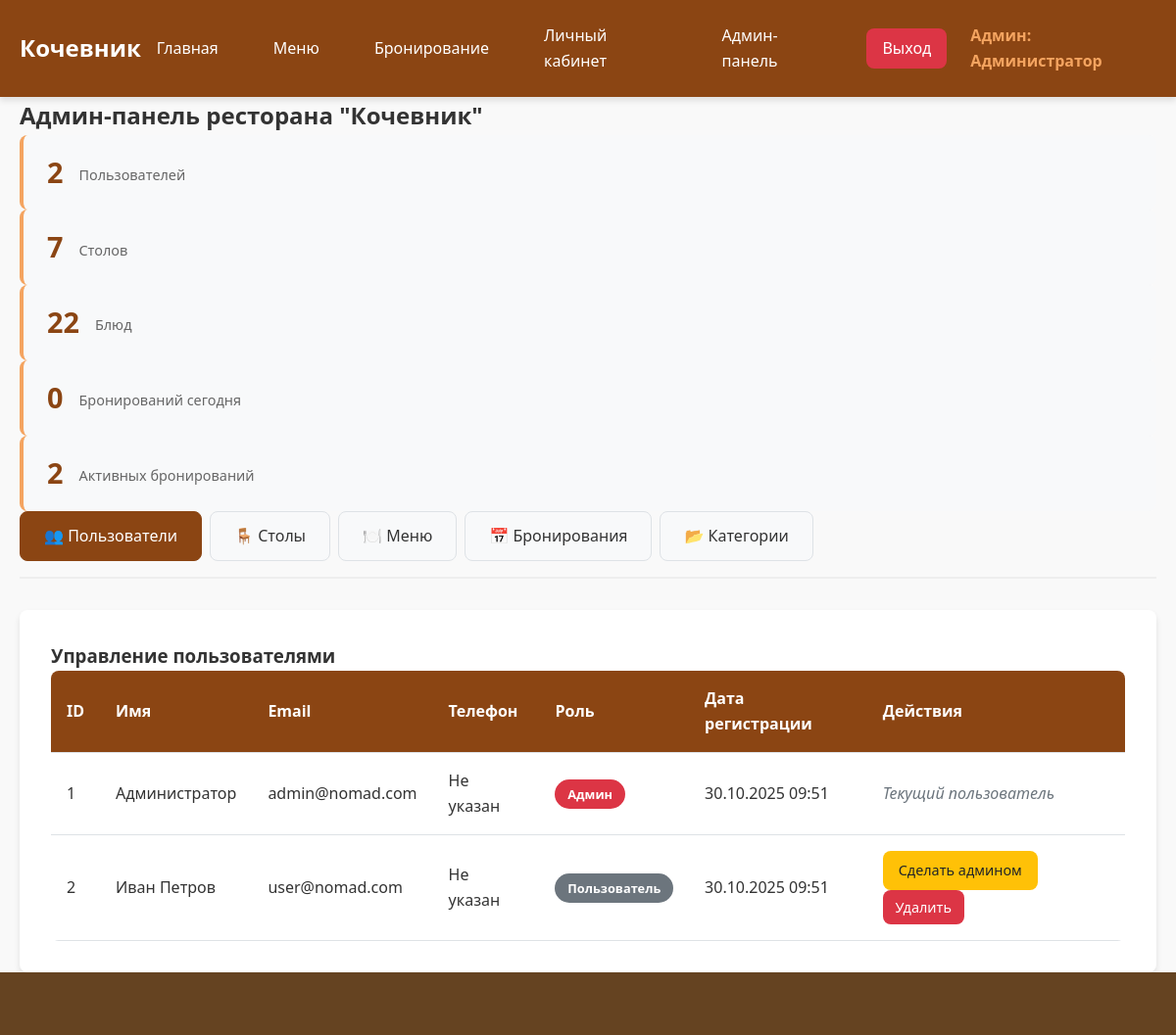
/admin.php (signed in), run on the app's committed database.
### tables this page shows
CREATE TABLE users (
    id INT AUTO_INCREMENT PRIMARY KEY,
    name VARCHAR(100) NOT NULL,
    email VARCHAR(100) UNIQUE NOT NULL,
    password VARCHAR(255) NOT NULL,
    phone VARCHAR(20),
    role ENUM('user', 'admin') DEFAULT 'user',
    created_at TIMESTAMP DEFAULT CURRENT_TIMESTAMP,
    updated_at TIMESTAMP DEFAULT CURRENT_TIMESTAMP ON UPDATE CURRENT_TIMESTAMP
);

### config.php (called while the page is built, shortened)
<?php
$host = 'localhost';
$dbname = 'nomad_restaurant';
$username = 'root';
$password = '';
try {
    $pdo = new PDO("mysql:host=$host;dbname=$dbname;charset=utf8", $username, $password);
    $pdo->setAttribute(PDO::ATTR_ERRMODE, PDO::ERRMODE_EXCEPTION);
} catch(PDOException $e) {
    die("Ошибка подключения: " . $e->getMessage());
}
function getAllUsers() {
    global $pdo;
    $stmt = $pdo->query("SELECT * FROM users ORDER BY created_at DESC");
    return $stmt->fetchAll();
}
?>

### admin_user.php (shortened to what this page needs)
<?php
$users = getAllUsers();
?>
<div class="admin-tab-content">
    <h3>Управление пользователями</h3>
    <div class="admin-table-container">
        <table class="admin-table">
            <thead>
                <tr>
                    <th>ID</th>
                    <th>Имя</th>
                    <th>Email</th>
                    <th>Телефон</th>
                    <th>Роль</th>
                    <th>Дата регистрации</th>
                    <th>Действия</th>
                </tr>
            </thead>
            <tbody>
                <?php foreach ($users as $user): ?>
                    <tr>
                        <td><?php echo $user['id']; ?></td>
                        <td><?php echo htmlspecialchars($user['name']); ?></td>
                        <td><?php echo htmlspecialchars($user['email']); ?></td>
                        <td><?php echo htmlspecialchars($user['phone'] ?? 'Не указан'); ?></td>
                        <td>
                            <span class="role-badge role-<?php echo $user['role']; ?>">
                                <?php echo $user['role'] == 'admin' ? 'Админ' : 'Пользователь'; ?>
                            </span>
                        </td>
                        <td><?php echo date('d.m.Y H:i', strtotime($user['created_at'])); ?></td>
                        <td>
                            <div class="action-buttons">
                                <?php if ($user['id'] != $_SESSION['user_id']): ?>
                                    <a href="?toggle_role=<?php echo $user['id']; ?>"
                                       class="btn btn-warning btn-sm"
                                       onclick="return confirm('Изменить роль пользователя?')">
                                        <?php echo $user['role'] == 'admin' ? 'Сделать пользователем' : 'Сделать админом'; ?>
                                    </a>
                                    <a href="?delete_user=<?php echo $user['id']; ?>"
                                       class="btn btn-danger btn-sm"
                                       onclick="return confirm('Удалить пользователя? Это действие нельзя отменить!')">
                                        Удалить
                                    </a>
                                <?php else: ?>
                                    <span class="text-muted">Текущий пользователь</span>
                                <?php endif; ?>
                            </div>
                        </td>
                    </tr>
                <?php endforeach; ?>
            </tbody>
        </table>
    </div>
</div>

### style.css (style rules this page uses)
:root { --primary-color: #8B4513; --secondary-color: #D2691E; --accent-color: #F4A460; --light-color: #FFF8DC; --dark-color: #654321; --text-color: #333; --light-text: #fff; --shadow: 0 4px 6px rgba(0, 0, 0, 0.1); --border-radius: 8px; }
* { margin: 0; padding: 0; box-sizing: border-box; }
body { font-family: 'Segoe UI', Tahoma, Geneva, Verdana, sans-serif; line-height: 1.6; color: var(--text-color); background-color: #f9f9f9; min-height: 100vh; display: flex; flex-direction: column; }
.btn { padding: 0.75rem 1.5rem; border: none; border-radius: var(--border-radius); text-decoration: none; display: inline-block; cursor: pointer; transition: all 0.3s; font-size: 1rem; text-align: center; }
.btn-danger { background-color: #dc3545; color: white; padding: 0.5rem 1rem; border-radius: var(--border-radius); text-decoration: none; font-size: 0.9rem; }
.btn-sm { padding: 0.4rem 0.8rem; font-size: 0.9rem; }
.admin-tab-content { background: white; padding: 2rem; border-radius: var(--border-radius); box-shadow: var(--shadow); }
.admin-table-container { overflow-x: auto; }
.admin-table { width: 100%; border-collapse: collapse; background: white; border-radius: var(--border-radius); overflow: hidden; }
.admin-table th, .admin-table td { padding: 1rem; text-align: left; border-bottom: 1px solid #dee2e6; }
.admin-table th { background-color: var(--primary-color); color: white; font-weight: 600; }
.role-badge { padding: 0.3rem 0.8rem; border-radius: 20px; font-size: 0.8rem; font-weight: bold; display: inline-block; }
.role-admin { background-color: #dc3545; color: white; }
.role-user { background-color: #6c757d; color: white; }
.btn-warning { background-color: #ffc107; color: #212529; border: none; padding: 0.5rem 1rem; border-radius: var(--border-radius); text-decoration: none; display: inline-block; cursor: pointer; }
.text-muted { color: #6c757d !important; font-style: italic; }

### data on the page
users: id "1", name "Администратор", email "admin@nomad.com", phone "Не указан", role "Админ", created_at "30.10.2025 09:51", shows "Текущий пользователь"
users: id "2", name "Иван Петров", email "user@nomad.com", phone "Не указан", role "Пользователь", created_at "30.10.2025 09:51"

### other printed values
$_SESSION['user_name'] "Администратор"
$stats['users_count'] "2"
$stats['tables_count'] "7"
$stats['dishes_count'] "22"
$stats['bookings_today'] "0"
$stats['active_bookings'] "2"
